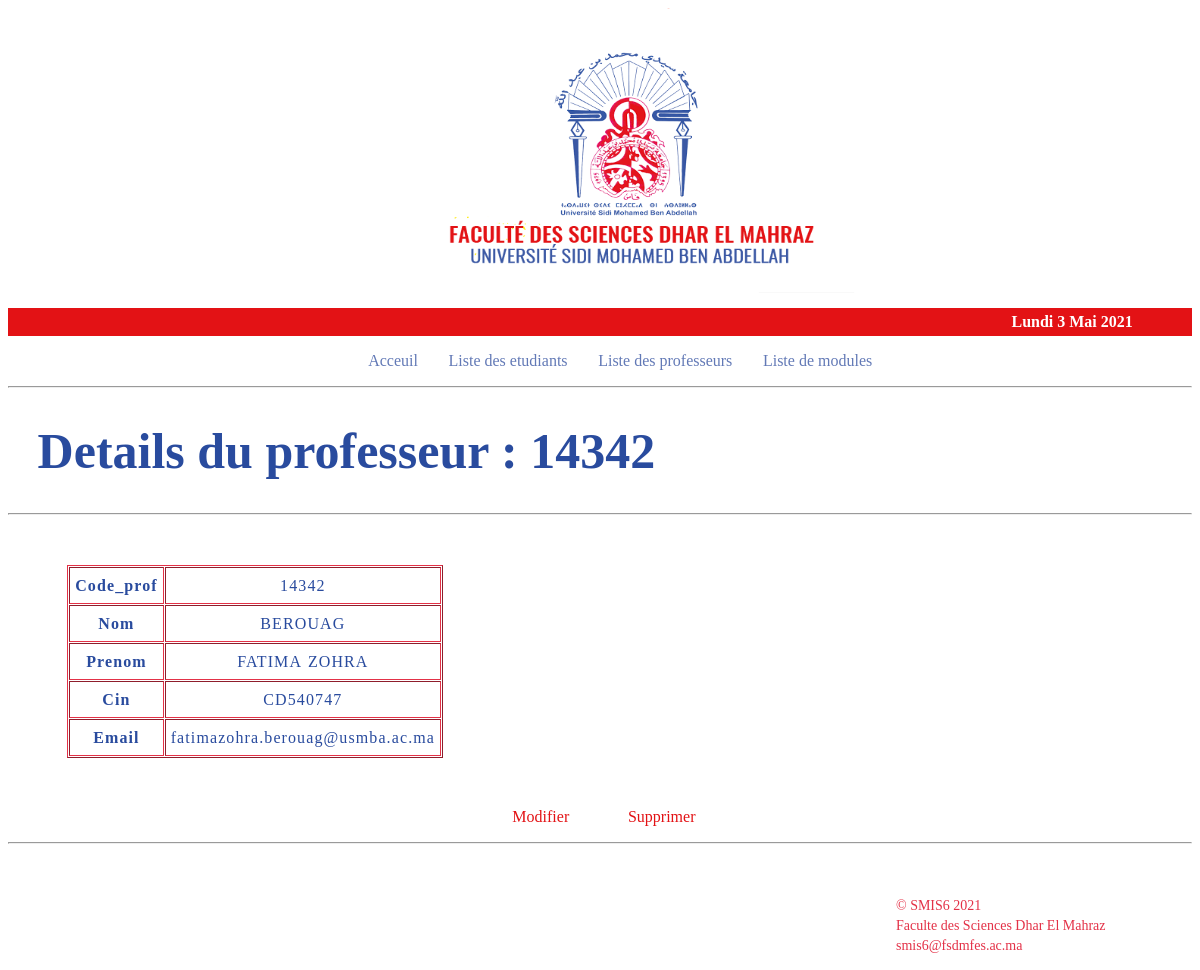
Page /website/html/professor_details.php?codeP=14342 on the committed database.
### tables this page shows
CREATE TABLE `professeurs` (
  `code_prof` int(6) NOT NULL,
  `nom` varchar(100) NOT NULL,
  `prenom` varchar(100) NOT NULL,
  `cin` varchar(10) NOT NULL,
  `email` varchar(100) NOT NULL
);

### website/html/templates/data.php (called while the page is built, shortened)
<?php
require('config.php');
$sql = 'SELECT * FROM professeurs;';
$result = mysqli_query($conn,$sql);
$professeurs = [];
while($professeur = mysqli_fetch_assoc($result)){
	$professeurs[] = $professeur;
}
function getProfByCode($code){
	global $professeurs;
	foreach ($professeurs as $professeur) {
			if ($code == $professeur['code_prof']) {
				return $professeur;
			}
		}
}
?>

### website/html/professor_details.php (the view, shortened to what this page needs)
<?php
if (isset($_GET['codeP'])) {
	$code = $_GET['codeP'];
}
require('templates/data.php');
$professeur = getProfByCode($code);
?>
<!DOCTYPE html>
<html>
<head>
	<link rel="stylesheet" type="text/css" href="../css/style.css">
</head>
<body>
<header id="mainHeader">
	<?php
		include("templates/header.php");
	 ?>
     <?php
	include('templates/nav.php');
?>
<hr>
	<div id="main">
		<h1>Details du professeur : <?=$code?> </h1>
	</div>
	<hr>
	<div>
	    <table border="table" cellspacing="1px" cellpadding="5px">
	    	<?php foreach ($professeur as $key => $value) {
	    		$Key = ucfirst($key);
	    		echo "
	    			<tr>
		    			<td class = 'keys'> <strong> $Key </strong></td>
		    			<td> $value </td>
	    			</tr>
	    			 ";
	    	}
	    	?>
	    </table>
	    <div>
		    <ul>
		    	<li><a  style="color: #E31215; padding-left:18%"
		    			href="modify_professor.php?codeP=<?=$code?>">Modifier</a></li>
		    	<li><a  style="color: #E31215;padding-left:4%"
		    			href="delete_professor.php?codeP=<?=$code?>">Supprimer</a></li>
		    </ul>
	    </div>
	</div>
	<hr>
</header>
<?php
	include('templates/footer.php');
 ?>
</body>
</html>

### website/css/style.css (style rules this page uses)
body { background-color: #ffffff; }
h1 { color: #294B9E; text-shadow: currentColor; font-size: 50px; padding-left: 2.5%; }
li a { text-decoration: none; color: #6279B6; padding: 5px; }
ul { padding-left: 30%; }
li { display: inline; padding-right:2% }
table { margin-top: 50px; margin-bottom: 50px; margin-left:5%; margin-right:5%; text-align: center; letter-spacing: 1.1px; word-spacing: 1.6px; line-height: 25px; width: 30%; padding: 0; border-color:#E33147; }
td { color: #294B9E; }

### rows in the picture
professeurs: code_prof "14342", nom "BEROUAG", prenom "FATIMA ZOHRA", cin "CD540747", email "fatimazohra.berouag@usmba.ac.ma"

### other values in the picture
$ln["jour"][$jour_de_la_semaine] "Lundi"
$jour_du_mois "3"
$ln["mois"][$mois] "Mai"
$annee "2021"
$code "14342"
$Key "Code_prof"
$Key "Nom"
$Key "Prenom"
$Key "Cin"
$Key "Email"
